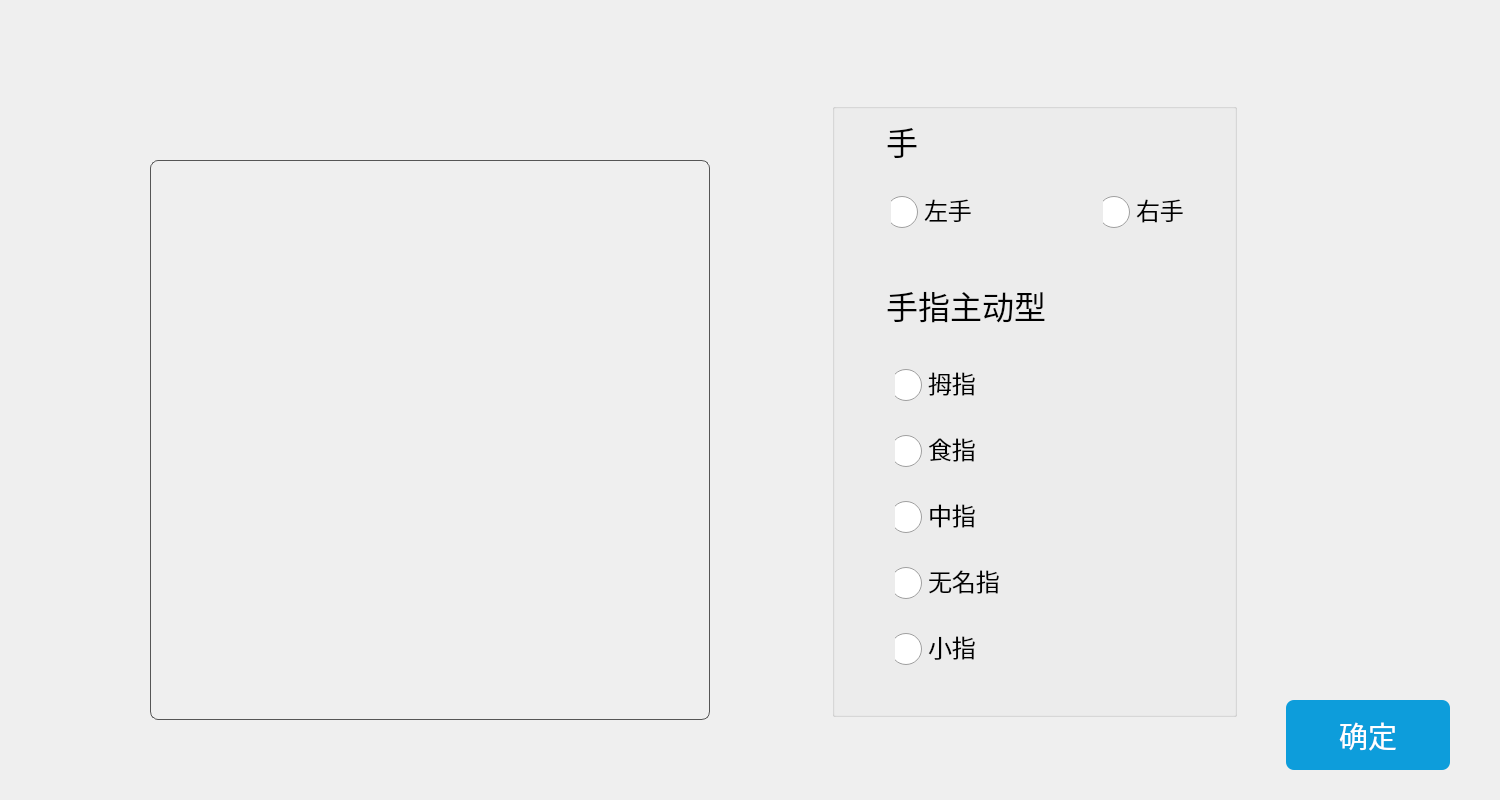
<?xml version="1.0" encoding="UTF-8"?>
<ui version="4.0">
 <class>UserFingerSelect</class>
 <widget class="QWidget" name="UserFingerSelect">
  <property name="geometry">
   <rect>
    <x>0</x>
    <y>0</y>
    <width>1500</width>
    <height>800</height>
   </rect>
  </property>
  <property name="windowTitle">
   <string>Form</string>
  </property>
  <widget class="QGroupBox" name="hand_GroupBox">
   <property name="geometry">
    <rect>
     <x>150</x>
     <y>160</y>
     <width>560</width>
     <height>560</height>
    </rect>
   </property>
   <property name="styleSheet">
    <string notr="true">#hand_GroupBox{border-radius: 8px;
border: 1px solid #555555;}</string>
   </property>
   <property name="title">
    <string/>
   </property>
   <layout class="QGridLayout" name="gridLayout">
    <property name="leftMargin">
     <number>0</number>
    </property>
    <property name="topMargin">
     <number>0</number>
    </property>
    <property name="rightMargin">
     <number>0</number>
    </property>
    <property name="bottomMargin">
     <number>0</number>
    </property>
    <item row="0" column="0">
     <widget class="CHandStateShow" name="widget" native="true"/>
    </item>
   </layout>
  </widget>
  <widget class="QGroupBox" name="groupBox">
   <property name="geometry">
    <rect>
     <x>832</x>
     <y>103</y>
     <width>405</width>
     <height>614</height>
    </rect>
   </property>
   <property name="title">
    <string/>
   </property>
   <widget class="QLabel" name="label">
    <property name="geometry">
     <rect>
      <x>54</x>
      <y>17</y>
      <width>111</width>
      <height>41</height>
     </rect>
    </property>
    <property name="font">
     <font>
      <family>黑体</family>
      <pointsize>24</pointsize>
     </font>
    </property>
    <property name="text">
     <string>手</string>
    </property>
   </widget>
   <widget class="QRadioButton" name="left_RadioButton">
    <property name="geometry">
     <rect>
      <x>59</x>
      <y>87</y>
      <width>141</width>
      <height>40</height>
     </rect>
    </property>
    <property name="font">
     <font>
      <family>黑体</family>
      <pointsize>18</pointsize>
     </font>
    </property>
    <property name="styleSheet">
     <string notr="true">QRadioButton::indicator {
    width: 32px;
    height: 18px;
 
    
    position: relative;
    left: 0px;
    right: 5px;
    top: 2px;
    bottom:4px;
}</string>
    </property>
    <property name="text">
     <string>左手</string>
    </property>
   </widget>
   <widget class="QRadioButton" name="right_RadioButton">
    <property name="geometry">
     <rect>
      <x>271</x>
      <y>87</y>
      <width>131</width>
      <height>40</height>
     </rect>
    </property>
    <property name="font">
     <font>
      <family>黑体</family>
      <pointsize>18</pointsize>
     </font>
    </property>
    <property name="styleSheet">
     <string notr="true">QRadioButton::indicator {
    width: 32px;
    height: 18px;

    
    position: relative;
    left: 0px;
    right: 5px;
    top: 2px;
    bottom:4px;
}</string>
    </property>
    <property name="text">
     <string>右手</string>
    </property>
   </widget>
   <widget class="QLabel" name="label_2">
    <property name="geometry">
     <rect>
      <x>54</x>
      <y>176</y>
      <width>301</width>
      <height>51</height>
     </rect>
    </property>
    <property name="font">
     <font>
      <family>黑体</family>
      <pointsize>24</pointsize>
     </font>
    </property>
    <property name="text">
     <string>手指主动型</string>
    </property>
   </widget>
   <widget class="QRadioButton" name="finger0_RadioButton">
    <property name="geometry">
     <rect>
      <x>63</x>
      <y>260</y>
      <width>170</width>
      <height>40</height>
     </rect>
    </property>
    <property name="font">
     <font>
      <family>黑体</family>
      <pointsize>18</pointsize>
     </font>
    </property>
    <property name="styleSheet">
     <string notr="true">QRadioButton::indicator {
    width: 32px;
    height: 18px;

    
    position: relative;
    left: 0px;
    right: 5px;
    top: 2px;
    bottom:4px;
}</string>
    </property>
    <property name="text">
     <string>拇指</string>
    </property>
    <property name="autoExclusive">
     <bool>false</bool>
    </property>
   </widget>
   <widget class="QRadioButton" name="finger1_RadioButton">
    <property name="geometry">
     <rect>
      <x>63</x>
      <y>326</y>
      <width>170</width>
      <height>40</height>
     </rect>
    </property>
    <property name="font">
     <font>
      <family>黑体</family>
      <pointsize>18</pointsize>
     </font>
    </property>
    <property name="styleSheet">
     <string notr="true">QRadioButton::indicator {
    width: 32px;
    height: 18px;

    
    position: relative;
    left: 0px;
    right: 5px;
    top: 2px;
    bottom:4px;
}</string>
    </property>
    <property name="text">
     <string>食指</string>
    </property>
    <property name="autoExclusive">
     <bool>false</bool>
    </property>
   </widget>
   <widget class="QRadioButton" name="finger2_RadioButton">
    <property name="geometry">
     <rect>
      <x>63</x>
      <y>392</y>
      <width>170</width>
      <height>40</height>
     </rect>
    </property>
    <property name="font">
     <font>
      <family>黑体</family>
      <pointsize>18</pointsize>
     </font>
    </property>
    <property name="styleSheet">
     <string notr="true">QRadioButton::indicator {
    width: 32px;
    height: 18px;

    
    position: relative;
    left: 0px;
    right: 5px;
    top: 2px;
    bottom:4px;
}</string>
    </property>
    <property name="text">
     <string>中指</string>
    </property>
    <property name="autoExclusive">
     <bool>false</bool>
    </property>
   </widget>
   <widget class="QRadioButton" name="finger3_RadioButton">
    <property name="geometry">
     <rect>
      <x>63</x>
      <y>458</y>
      <width>170</width>
      <height>40</height>
     </rect>
    </property>
    <property name="font">
     <font>
      <family>黑体</family>
      <pointsize>18</pointsize>
     </font>
    </property>
    <property name="styleSheet">
     <string notr="true">QRadioButton::indicator {
    width: 32px;
    height: 18px;

    
    position: relative;
    left: 0px;
    right: 5px;
    top: 2px;
    bottom:4px;
}</string>
    </property>
    <property name="text">
     <string>无名指</string>
    </property>
    <property name="autoExclusive">
     <bool>false</bool>
    </property>
   </widget>
   <widget class="QRadioButton" name="finger4_RadioButton">
    <property name="geometry">
     <rect>
      <x>63</x>
      <y>524</y>
      <width>170</width>
      <height>40</height>
     </rect>
    </property>
    <property name="font">
     <font>
      <family>黑体</family>
      <pointsize>18</pointsize>
     </font>
    </property>
    <property name="styleSheet">
     <string notr="true">QRadioButton::indicator {
    width: 32px;
    height: 18px;

    
    position: relative;
    left: 0px;
    right: 5px;
    top: 2px;
    bottom:4px;
}</string>
    </property>
    <property name="text">
     <string>小指</string>
    </property>
    <property name="autoExclusive">
     <bool>false</bool>
    </property>
   </widget>
  </widget>
  <widget class="QPushButton" name="confirm_Btn">
   <property name="geometry">
    <rect>
     <x>1286</x>
     <y>700</y>
     <width>164</width>
     <height>70</height>
    </rect>
   </property>
   <property name="font">
    <font>
     <family>黑体</family>
     <pointsize>22</pointsize>
    </font>
   </property>
   <property name="styleSheet">
    <string notr="true">QPushButton{background: #0D9DDB;border-radius: 8px;color:white;}
QPushButton:hover{background: #1EAACF;border-radius: 8px;color:#333333;}</string>
   </property>
   <property name="text">
    <string>确定</string>
   </property>
  </widget>
 </widget>
 <customwidgets>
  <customwidget>
   <class>CHandStateShow</class>
   <extends>QWidget</extends>
   <header>chandstateshow.h</header>
   <container>1</container>
  </customwidget>
 </customwidgets>
 <resources/>
 <connections/>
</ui>
